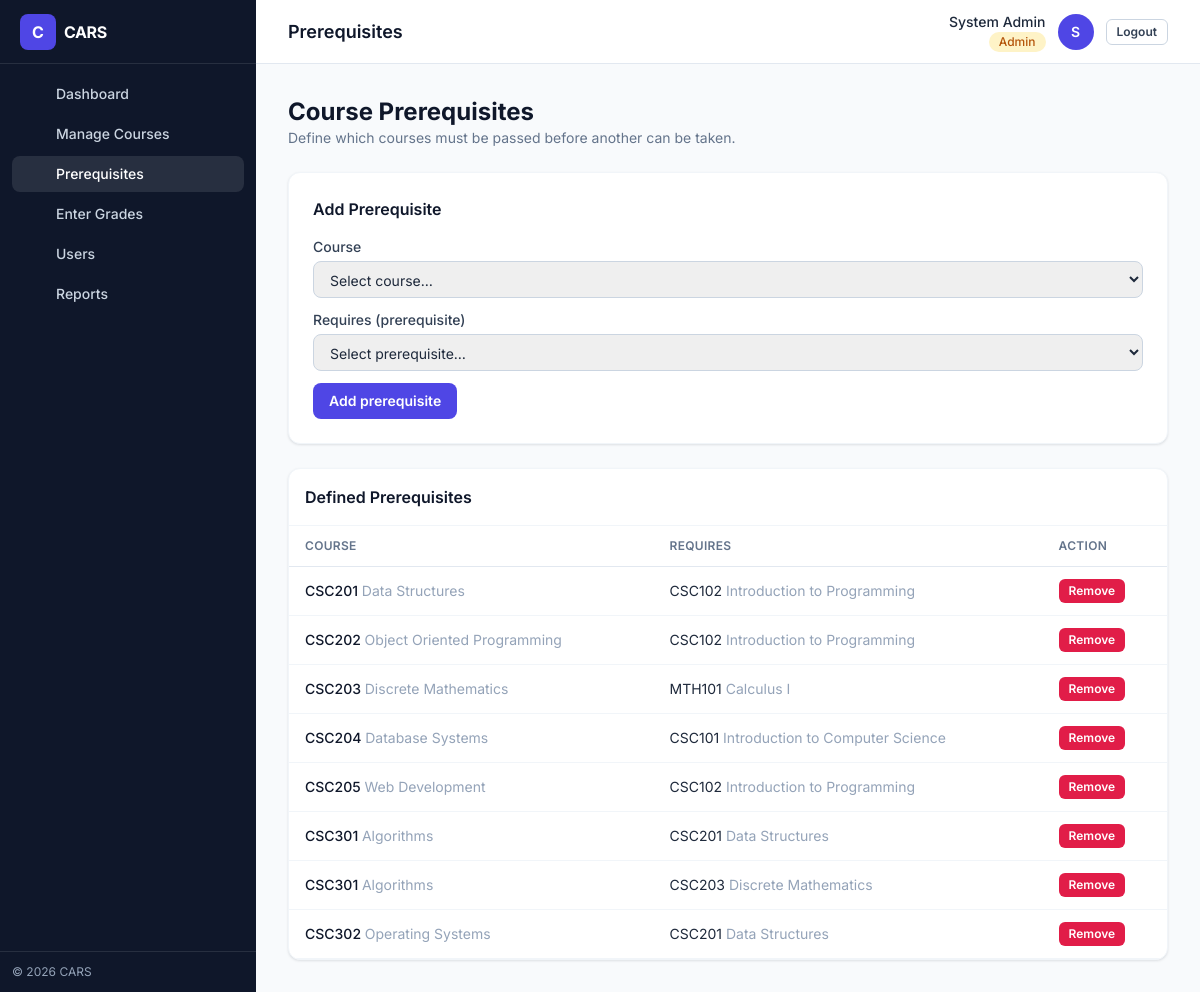
Page /frontend/pages/admin_prerequisites.php (signed in) on the committed database.
### tables this page shows
CREATE TABLE IF NOT EXISTS prerequisites (
    id INT AUTO_INCREMENT PRIMARY KEY,
    course_id INT NOT NULL,
    prerequisite_id INT NOT NULL,
    FOREIGN KEY (course_id) REFERENCES courses(id) ON DELETE CASCADE,
    FOREIGN KEY (prerequisite_id) REFERENCES courses(id) ON DELETE CASCADE,
    UNIQUE KEY unique_prerequisite (course_id, prerequisite_id)
);

CREATE TABLE IF NOT EXISTS courses (
    id INT AUTO_INCREMENT PRIMARY KEY,
    code VARCHAR(20) NOT NULL UNIQUE,
    title VARCHAR(150) NOT NULL,
    credit_unit INT NOT NULL,
    department VARCHAR(100) NOT NULL,
    level VARCHAR(20) NOT NULL DEFAULT '100',
    semester ENUM('first', 'second', 'any') NOT NULL DEFAULT 'any',
    is_core TINYINT(1) NOT NULL DEFAULT 1,
    description TEXT NULL
);

### backend/config/database.php (called while the page is built, shortened)
<?php
function get_db_connection() {
    $conn = new mysqli(DB_HOST, DB_USER, DB_PASS, DB_NAME);
    $conn->set_charset('utf8mb4');
    return $conn;
}
?>

### backend/controllers/PrerequisiteController.php (called while the page is built, shortened)
<?php
require_once __DIR__ . '/../models/PrerequisiteModel.php';
class PrerequisiteController {
    private $model;
    public function __construct() {
        $this->model = new PrerequisiteModel();
    }
    public function listAll() {
        return $this->model->listAll();
    }
}

### backend/models/PrerequisiteModel.php (called while the page is built, shortened)
<?php
require_once __DIR__ . '/../config/database.php';
class PrerequisiteModel {
    private $conn;
    public function __construct() {
        $this->conn = get_db_connection();
    }
    public function listAll() {
        return $this->conn->query(
            "SELECT p.id, p.course_id, p.prerequisite_id,
                    c.code AS course_code, c.title AS course_title,
                    pre.code AS prereq_code, pre.title AS prereq_title
             FROM prerequisites p
             JOIN courses c ON p.course_id = c.id
             JOIN courses pre ON p.prerequisite_id = pre.id
             ORDER BY c.code, pre.code"
        );
    }
}

### frontend/pages/admin_prerequisites.php (the view, shortened to what this page needs)
<?php
require_once '../../backend/controllers/PrerequisiteController.php';
$prereqController = new PrerequisiteController();
$pairs = $prereqController->listAll();
include '../partials/shell_open.php';
?>
<div class="mb-6">
  <h2 class="text-2xl font-bold text-slate-900">Course Prerequisites</h2>
  <p class="text-slate-500 text-sm">Define which courses must be passed before another can be taken.</p>
</div>
<div class="grid grid-cols-1 xl:grid-cols-3 gap-6">
  <div class="card p-6 xl:col-span-1 h-fit">
    <h3 class="font-semibold text-slate-900 mb-4">Add Prerequisite</h3>
    <form method="POST" action="/backend/controllers/PrerequisiteController.php" class="space-y-3">
      <div>
        <label class="label">Course</label>
        <select name="course_id" class="input" required>
          <option value="">Select course…</option>
        </select>
      </div>
      <div>
        <label class="label">Requires (prerequisite)</label>
        <select name="prerequisite_id" class="input" required>
          <option value="">Select prerequisite…</option>
        </select>
      </div>
      <button type="submit" class="btn-primary">Add prerequisite</button>
    </form>
  </div>
  <div class="card p-0 overflow-hidden xl:col-span-2">
    <div class="p-4 border-b border-slate-100"><h3 class="font-semibold text-slate-900">Defined Prerequisites</h3></div>
    <div class="overflow-x-auto">
      <table class="table">
        <thead><tr><th>Course</th><th>Requires</th><th>Action</th></tr></thead>
        <tbody>
          <?php if ($pairs->num_rows === 0): ?>
            <tr><td colspan="3" class="text-center text-slate-400 py-10">No prerequisites defined.</td></tr>
          <?php else: while ($p = $pairs->fetch_assoc()): ?>
            <tr>
              <td class="font-medium text-slate-900"><?php echo htmlspecialchars($p['course_code']); ?> <span class="text-slate-400 font-normal"><?php echo htmlspecialchars($p['course_title']); ?></span></td>
              <td><?php echo htmlspecialchars($p['prereq_code']); ?> <span class="text-slate-400"><?php echo htmlspecialchars($p['prereq_title']); ?></span></td>
              <td>
                <form method="POST" action="/backend/controllers/PrerequisiteController.php" data-confirm="Remove this prerequisite?">
                  <button type="submit" class="btn-danger btn-sm">Remove</button>
                </form>
              </td>
            </tr>
          <?php endwhile; endif; ?>
        </tbody>
      </table>
    </div>
  </div>
</div>
<?php include '../partials/shell_close.php'; ?>

### rows in the picture
prerequisites: course.code "CSC201", course.title "Data Structures", prerequisite.code "CSC102", prerequisite.title "Introduction to Programming"
prerequisites: course.code "CSC202", course.title "Object Oriented Programming", prerequisite.code "CSC102", prerequisite.title "Introduction to Programming"
prerequisites: course.code "CSC203", course.title "Discrete Mathematics", prerequisite.code "MTH101", prerequisite.title "Calculus I"
prerequisites: course.code "CSC204", course.title "Database Systems", prerequisite.code "CSC101", prerequisite.title "Introduction to Computer Science"
prerequisites: course.code "CSC205", course.title "Web Development", prerequisite.code "CSC102", prerequisite.title "Introduction to Programming"
prerequisites: course.code "CSC301", course.title "Algorithms", prerequisite.code "CSC201", prerequisite.title "Data Structures"
prerequisites: course.code "CSC301", course.title "Algorithms", prerequisite.code "CSC203", prerequisite.title "Discrete Mathematics"
prerequisites: course.code "CSC302", course.title "Operating Systems", prerequisite.code "CSC201", prerequisite.title "Data Structures"

### other values in the picture
$label "Dashboard"
$label "Manage Courses"
$label "Prerequisites"
$label "Enter Grades"
$label "Users"
$label "Reports"
$pageTitle "Prerequisites"
$name "System Admin"
$role "Admin"
$initials "S"
